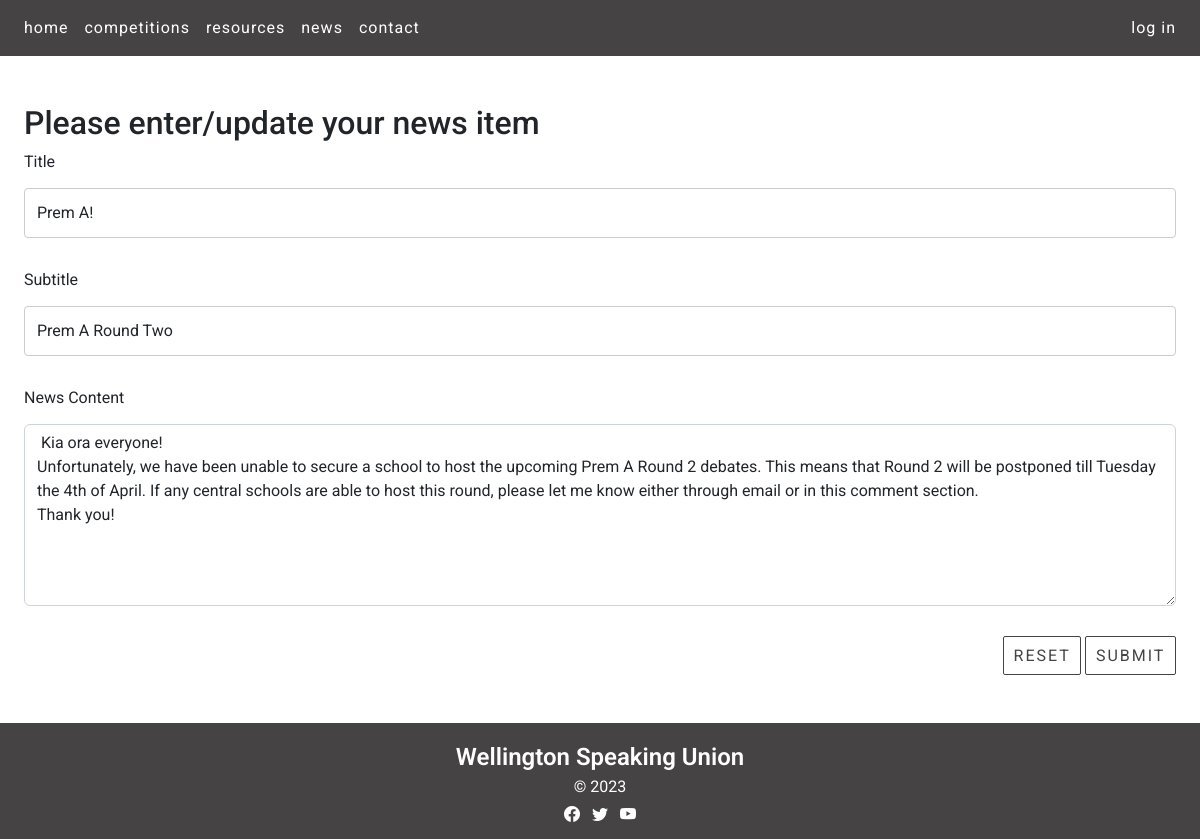
Before: /news_cud?id=1&task=update with the older database file.
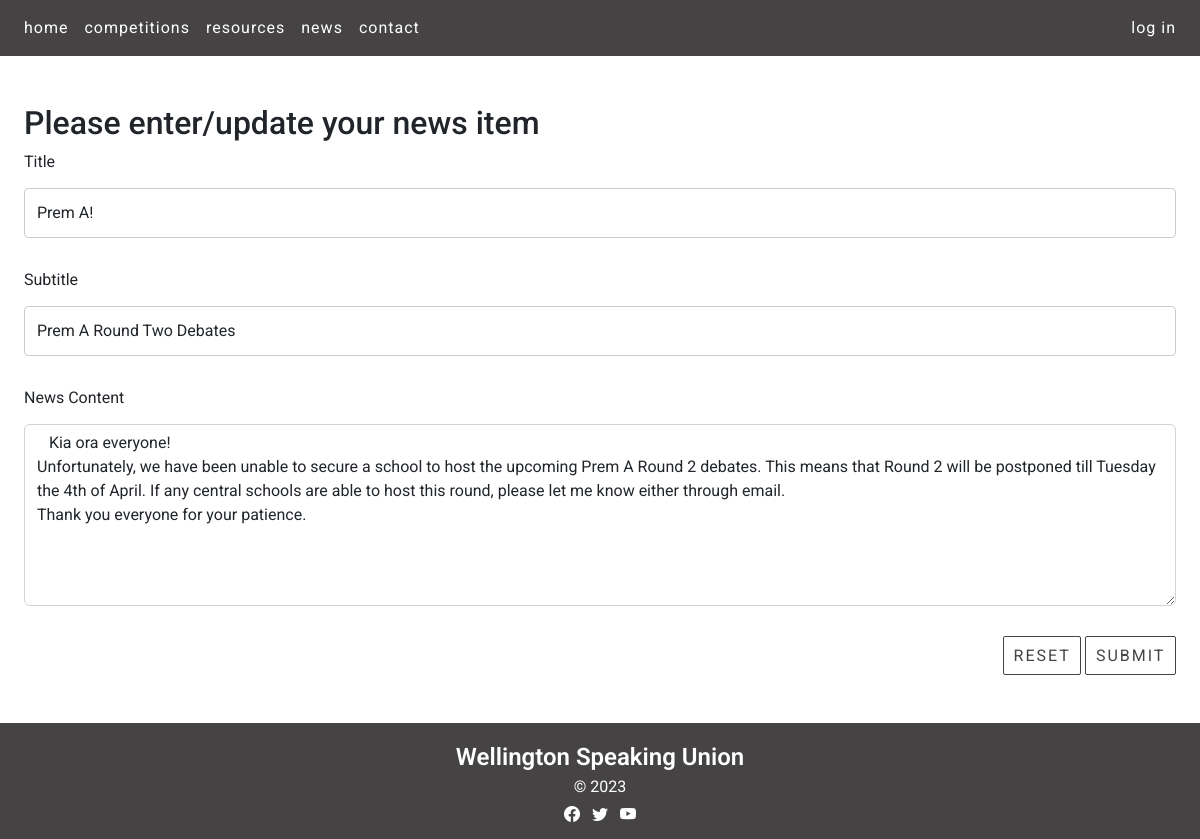
After: the same page with the newer database file.
### tables this page shows
CREATE TABLE news(
    news_id integer primary key autoincrement not null,
    title text not null unique,
    subtitle text not null unique,
    content text not null unique,
    newsdate date not null,
    member_id integer not null,
    foreign key(member_id) references member(member_id)
);

### server.py (the view, shortened to what this page needs)
@app.route ('/news_cud', methods=['GET', 'POST'])
def news_cud():
    data = request.args
    required_keys = ['id','task']
    for k in required_keys:
        if k not in data.keys():
            message = "Do not know what to do with read update on news (key not present)"
            return render_template('error.html', message=message)
    if request.method == "GET":
        if data['task'] == 'delete':
            sql = "delete from news where news_id = ?"
            values_tuple = (data['id'],)
            result = run_commit_query(sql, values_tuple, db_path)
            return redirect(url_for('news'))
        elif data['task'] == 'update':
            sql = """ select title, subtitle, content from news where news_id=?"""
            values_tuple = (data['id'])
            result = run_search_query_tuples(sql, values_tuple, db_path, True)
            result = result[0]
            return render_template("news_cud.html",
                                    **result,
                                   id=data['id'],
                                   task=data['task'])
        elif data['task'] == 'add':
            temp = {'title': 'Test Title', 'subtitle': 'Test subtitle', 'content': 'Test content' }
            return render_template("news_cud.html",
                                   id=0,
                                   task=data['task'],
                                   **temp)
        else:
            message = "Unrecognised task coming from news page"
            return render_template('error.html', message=message)

### db_functions.py (called while the page is built)
def run_search_query_tuples(sql_query, values_tuple, file_path, rowfactory=False):
    result = None
    try:
        db = sqlite3.connect(file_path)
        if rowfactory:
            db.row_factory = sqlite3.Row
        cursor = db.cursor()
        cursor.execute(sql_query, values_tuple)
        result = cursor.fetchall()
        cursor.close()
    except sqlite3.Error as error:
        print("Error running search query tuples: {}".format(error))
        return None
    db.close()
    if result is None:
        print("No search values were found")
    return result

### templates/news_cud.html (shortened to what this page needs)
{% extends "layout.html" %}
{% block content %}
<div class="ecent-news-containers white-bg">
  <div class="news p-4 my-4">
    <h2>Please enter/update your news item</h2>
    <form action="{{url_for('news_cud', id=id, task=task)}}" method="POST">
      <div>
        <label for="title" class="form-label">Title</label>
        <input type="text" class="form-control" id="title" name="title" placeholder="" value="{{title}}" required>
      </div>
      <div>
        <label for="subtitle" class="form-label">Subtitle</label>
        <input type="text" class="form-control" id="subtitle" name="subtitle" placeholder="" value="{{subtitle}}" required>
      </div>
      <div>
        <label for="content" class="form-label">News Content</label>
        <textarea class="form-control" id="content" name="content" rows="7" required> {{content}} </textarea>
      </div>
      <div class="text-end">
        <button type="reset" class="btn btn-primary recent-news-button">Reset</button>
        <button type="submit" class="btn btn-primary recent-news-button">Submit</button>
      </div>
    </form>
  </div>
</div>
{% endblock %}

### templates/layout.html (shortened to what this page needs)
<!DOCTYPE HTML>
<html lang="en">
<head>
<link href="https://cdn.jsdelivr.net/npm/bootstrap@5.2.3/dist/css/bootstrap.min.css" rel="stylesheet">
<link rel="stylesheet" href="https://cdn.jsdelivr.net/npm/bootstrap-icons@1.10.3/font/bootstrap-icons.css">
<link rel="stylesheet" href="static/styles.css">
</head>
<body>
<nav class="navbar navbar-expand-lg px-3 navbar-dark">
    <div class="collapse navbar-collapse" id="collapsibleNavbar">
        <ul class="navbar-nav">
            <li class="nav-item">
                <a class="nav-link" href="{{ url_for('index') }}">home</a>
            </li>
            <li class="nav-item">
                <a class="nav-link" href="{{ url_for('competitions') }}">competitions</a>
            </li>
            <li class="nav-item">
                <a class="nav-link" href="{{ url_for('resources') }}">resources</a>
            </li>
            <li class="nav-item">
                <a class="nav-link" href="{{ url_for('news') }}">news</a>
            </li>
            <li class="nav-item">
                <a class="nav-link" href="{{ url_for('resources') }}#contact">contact</a>
            </li>
        </ul>
        <div class="ms-auto">
            <a class="nav-link nav-btn nav-btn-outline" href="">log in</a>
        </div>
    </div>
</nav>
{% block content %}
{% endblock %}
<footer class="footer-content container-fluid">
    <p>Wellington Speaking Union</p>
    <p>&copy; 2023</p>
    <section class="mb-2">
        <a class="footer-link"><i class="bi bi-facebook"></i></a>
        <a class="footer-link"><i class="bi bi-twitter"></i></a>
        <a class="footer-link"><i class="bi bi-youtube"></i></a>
    </section>
</footer>
</body>
</html>

### static/styles.css (style rules this page uses)
:root { --brand-black: rgb(27,27,28); --brand-dark-gray: rgb(70,67,68); --brand-light-gray: rgb(104,102,103); --brand-yellow: rgb(248,216,101); --brand-white: rgb(255,255,255); }
.btn-primary, .btn-primary:hover { color:var(--brand-dark-gray); background-color:var(--brand-yellow); border-color:var(--brand-dark-gray); --bs-btn-active-bg:var(--brand-yellow); --bs-btn-active-border-color:var(--brand-white); --bs-btn-color: #fff; --bs-btn-bg:var(--brand-yellow); --bs-btn-border-color:transparent; --bs-btn-hover-color:var(--brand-dark-gray); --bs-btn-hover-bg:var(--brand-yellow); --bs-btn-hover-border-color:var(--brand-dark-gray); --bs-btn-focus-shadow-rgb: 49,132,253; --bs-btn-active-color: #fff; --bs-btn-active-shadow: inset 0 3px 5px rgba(0, 0, 0, 0.125); --bs-btn-disabled-color: #fff; --bs-btn-disabled-bg:var(--brand-yellow); --bs-btn-disabled-border-color: }
.btn, .btn-circle { display:inline-block; margin:auto; text-align: center; letter-spacing: 2px; color: var(--brand-white); vertical-align: middle; user-select: none; border: 1px solid transparent; text-transform: uppercase; padding: 1.1em 1.3em 1.1em 1.5em; transition: color 0.5s ease-in-out,background-color 0.5s ease-in-out,border-color 0.5s ease-in-out,box-shadow 1s cubic-bezier(.019,1,.22,1); position:relative; }
body { font-family: 'Roboto', serif; font-size: 100%; background-color: var(--brand-white); margin: 0; }
p { text-align: center; color: var(--brand-white); margin: 0; overflow: auto; }
.navbar { background-color: var(--brand-dark-gray); position:sticky; top:0; z-index: 9999; margin-bottom: 1em; }
.nav-link { font-size: 1em; letter-spacing: 1px; color: var(--brand-white); transition: color 0s ease-in-out,background-color 0s ease-in-out,border-color 0s ease-in-out; }
.nav-btn-outline { border: 0 solid white; padding: 0 0.5em; }
.white-bg { background-color: var(--brand-white); }
.container-fluid { padding:0; }
.recent-news-button { transition: none !important; border-radius: 2px; background-color: var(--brand-white); color:var(--brand-dark-gray); border-color:var(--brand-dark-gray); position: relative; text-align:center; display:inline-block; padding: 0.4em 0.6em; }
.footer-content { background-color: var(--brand-dark-gray); text-align: center; padding: 1em 0 0.25em 0; color: var(--brand-white); }
.footer-content p:first-child { font-weight: 600; font-size: 1.5em; text-align: center; }
.footer-content p:nth-child(2) { font-weight: 400; font-size: 1em; text-align: center; padding-bottom: 0.25em; }
.footer-link { font-size:1em; padding: 0.25em; color: var(--brand-white); }
input[type=text], select, textarea { width: 100%; padding: 12px; border: 1px solid #ccc; border-radius: 4px; box-sizing: border-box; margin-top: 6px; margin-bottom: 30px; resize: vertical }

Changed rows visible on the page:
changed news "Prem A!": subtitle "Prem A Round Two" → "Prem A Round Two Debates"; content "…me know either through email or in this comment section. Thank you!" → "…me know either through email. Thank you everyone for your patience."
